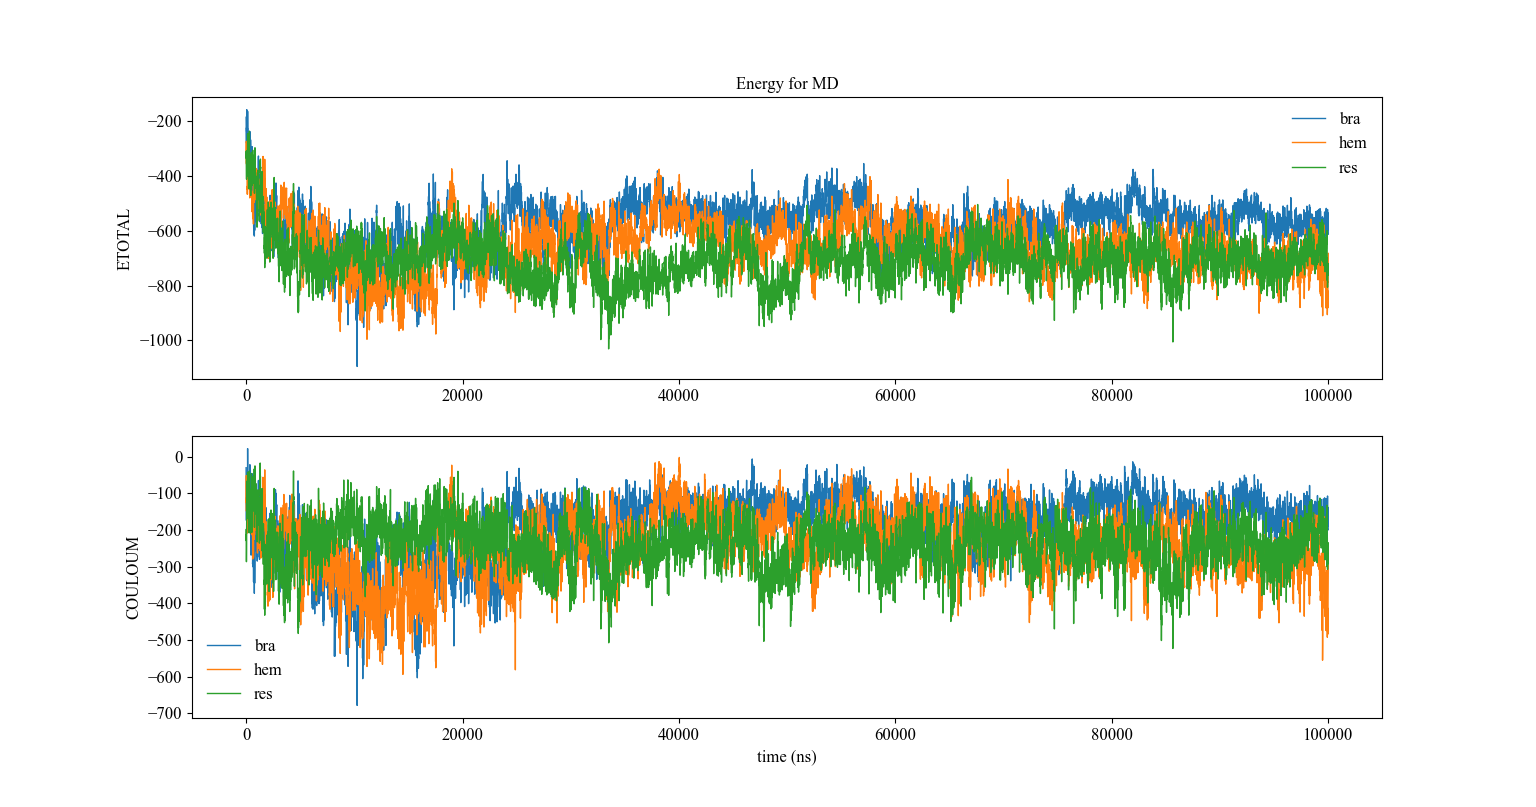

This chart was generated by the following Python code:
#####################
# author : charlie
# time : 20200709
# usage : to compare some files which contains same columns
# command : 
#   python3 xvg_compare.py file1 file2 file3 file... 
#       -y for ylabel (e.g. -ylabel_1,label_2,label_3,...)
#       -n for colomns selected for draw (e.g. -n56)
#       -t for plot title (e.g. -tEnergy_for_Protein_and_Ligands)
#       -x for xlabel (e.g. -xTime_(ns))
# notice for command:
#   all "_" will be replaced by space
#   all "," will be set as a symbel to split
#   all item formed by split() will show one by one with subplots
#####################

import sys
import matplotlib
from matplotlib import pyplot as plt 
from matplotlib import pylab as pylab

# 绘图控制参数
myparams = {
    'axes.labelsize': '12',
    'xtick.labelsize': '12',
    'ytick.labelsize': '12',
    'lines.linewidth': '1',
    'legend.fontsize': '12',
    'font.family': 'Times New Roman'
}
pylab.rcParams.update(myparams)
# matplotlib.style.use('ggplot')


def xvg_deal(filename):
    with open(filename, 'r') as fo:
        content = fo.read()

    line_list = content.strip('\n').split('\n')
    column_num = len(line_list[-1].split())
    data = []
    for i in range(column_num):
        data.append([])

    title_lis = []
    for line in line_list:
        if line[0] != "#" and line[0] != '@':
            if 'time' in line: 
                for title in line.split(' '):
                    if title == "":
                        continue
                    if '(' == title[0]:
                        title_lis[-1] += title
                    else:
                        title_lis.append(title) 

                for i in range(column_num):
                    data[i].append( title_lis[i] )

            else:
                line_split = line.split()
                if len(line_split) == column_num:
                    for i in range( column_num ):
                        data[i].append( float(line_split[i]) )
                else:
                    print(" WRONG! len(line_split) != column_num")

    return data


def yield_ylabel( num ):
    for y in range(num):
        yield y


def multi_plot(data_lis, select, filename_lis, title, ylabel, xlabel, showlegend):
    number_list = []
    ylabel_list = ylabel
    ylabel_index = yield_ylabel(len(ylabel_list))
    for i in range(2, len(select)):
        number_list.append(int( select[i] ))

    for i in range(len(number_list)):
        ax = plt.subplot(len(number_list), 1, i+1 )
        ax_legend = []
        for data in data_lis:
            ax.plot( [ d for d in data[0][1:] ], data[ number_list[i] ][1:] ) 
            ax_legend.append( data[number_list[i]][0] )
            # print( data[ number_list[i] ][0:10] )
        if len(ylabel_list) == len(number_list):
            ax.set_ylabel( ylabel_list[ next( ylabel_index )] )
        for f in range(len(filename_lis)):
            filename = filename_lis[f].split(".")[0]
            ax_legend[f] = str(ax_legend[f]) +  ' of ' + filename
        if showlegend != 0:
            ax_legend = showlegend
        # print(ax_legend)
        ax.legend(ax_legend).get_frame().set_linewidth(0.0) #载入图例并设置无边框
        if len(ylabel_list) != len(number_list):
            plt.ylabel(ylabel) 
        if i == 0:
            plt.title(title)


    plt.xlabel(xlabel)
    plt.show()




def main():
    # energy_multi_show.py pro.xvg
    cmds = [ i for i in sys.argv[1:] ]

    print("""xvg_compare.py fileA, fileB, fileC, ... -n165, 
        -tTitle -yy_label,ylable_2 -xxlabel -llegend_1,legend_2 """)

    data_lis = []
    filename_lis = []
    title = ""
    ylabel = "xvg ylabel"
    xlabel = 'xvg xlabel'
    showlegend = 0
    for cmd in cmds:
        if '-n' == cmd[:2]:
            column_select = cmd
        elif '-t' == cmd[:2]:
            title = cmd[2: ].replace('_', ' ')
        elif '-y' == cmd[:2]:
            ylabel = cmd[2:].replace('_', ' ').split(",")
        elif '-x' == cmd[:2]:
            xlabel = cmd[2:].replace("_", ' ')
        elif '-l' == cmd[:2]:
            showlegend = cmd[2:].replace('_', ' ').split(',')
        else:
            data_lis.append( xvg_deal(cmd) )
            filename_lis.append( cmd )
    
    multi_plot(data_lis, column_select, filename_lis, title, ylabel, xlabel, showlegend)
    print(" ~ Over ~ ")



if __name__ == '__main__':
    main()
